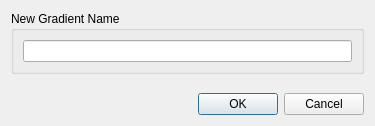
<?xml version="1.0" encoding="UTF-8"?>
<ui version="4.0">
 <class>GradientDialog</class>
 <widget class="QDialog" name="GradientDialog">
  <property name="geometry">
   <rect>
    <x>0</x>
    <y>0</y>
    <width>375</width>
    <height>126</height>
   </rect>
  </property>
  <property name="windowTitle">
   <string>Gradient</string>
  </property>
  <layout class="QGridLayout" name="gridLayout_2">
   <item row="0" column="0">
    <widget class="QGroupBox" name="groupBox">
     <property name="title">
      <string>New Gradient Name</string>
     </property>
     <layout class="QGridLayout" name="gridLayout">
      <item row="0" column="0">
       <widget class="QLineEdit" name="nameLineEdit"/>
      </item>
     </layout>
    </widget>
   </item>
   <item row="2" column="0">
    <widget class="QDialogButtonBox" name="buttonBox">
     <property name="orientation">
      <enum>Qt::Horizontal</enum>
     </property>
     <property name="standardButtons">
      <set>QDialogButtonBox::Cancel|QDialogButtonBox::Ok</set>
     </property>
    </widget>
   </item>
   <item row="1" column="0">
    <spacer name="verticalSpacer">
     <property name="orientation">
      <enum>Qt::Vertical</enum>
     </property>
     <property name="sizeHint" stdset="0">
      <size>
       <width>20</width>
       <height>40</height>
      </size>
     </property>
    </spacer>
   </item>
  </layout>
 </widget>
 <tabstops>
  <tabstop>nameLineEdit</tabstop>
  <tabstop>buttonBox</tabstop>
 </tabstops>
 <resources/>
 <connections>
  <connection>
   <sender>buttonBox</sender>
   <signal>accepted()</signal>
   <receiver>GradientDialog</receiver>
   <slot>accept()</slot>
   <hints>
    <hint type="sourcelabel">
     <x>227</x>
     <y>101</y>
    </hint>
    <hint type="destinationlabel">
     <x>157</x>
     <y>125</y>
    </hint>
   </hints>
  </connection>
  <connection>
   <sender>buttonBox</sender>
   <signal>rejected()</signal>
   <receiver>GradientDialog</receiver>
   <slot>reject()</slot>
   <hints>
    <hint type="sourcelabel">
     <x>295</x>
     <y>107</y>
    </hint>
    <hint type="destinationlabel">
     <x>286</x>
     <y>125</y>
    </hint>
   </hints>
  </connection>
 </connections>
</ui>
